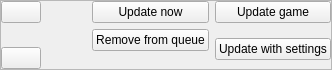
<?xml version="1.0" encoding="UTF-8"?>
<ui version="4.0">
 <class>BaseWidget</class>
 <widget class="QFrame" name="BaseWidget">
  <property name="geometry">
   <rect>
    <x>0</x>
    <y>0</y>
    <width>332</width>
    <height>70</height>
   </rect>
  </property>
  <property name="windowTitle">
   <string notr="true">BaseWidget</string>
  </property>
  <property name="frameShape">
   <enum>QFrame::StyledPanel</enum>
  </property>
  <layout class="QHBoxLayout" name="download_widget_layout" stretch="1,0,0,0">
   <property name="leftMargin">
    <number>0</number>
   </property>
   <property name="topMargin">
    <number>0</number>
   </property>
   <property name="rightMargin">
    <number>0</number>
   </property>
   <property name="bottomMargin">
    <number>0</number>
   </property>
   <item>
    <layout class="QHBoxLayout" name="info_layout"/>
   </item>
   <item>
    <widget class="QWidget" name="move_buttons" native="true">
     <layout class="QVBoxLayout" name="move_buttons_layout">
      <property name="leftMargin">
       <number>0</number>
      </property>
      <property name="topMargin">
       <number>0</number>
      </property>
      <property name="rightMargin">
       <number>0</number>
      </property>
      <property name="bottomMargin">
       <number>0</number>
      </property>
      <item alignment="Qt::AlignLeft|Qt::AlignTop">
       <widget class="QPushButton" name="move_up_button">
        <property name="sizePolicy">
         <sizepolicy hsizetype="Fixed" vsizetype="Fixed">
          <horstretch>0</horstretch>
          <verstretch>0</verstretch>
         </sizepolicy>
        </property>
        <property name="text">
         <string notr="true"/>
        </property>
        <property name="isSquare" stdset="0">
         <number>1</number>
        </property>
       </widget>
      </item>
      <item alignment="Qt::AlignLeft|Qt::AlignBottom">
       <widget class="QPushButton" name="move_down_button">
        <property name="sizePolicy">
         <sizepolicy hsizetype="Fixed" vsizetype="Fixed">
          <horstretch>0</horstretch>
          <verstretch>0</verstretch>
         </sizepolicy>
        </property>
        <property name="text">
         <string notr="true"/>
        </property>
        <property name="isSquare" stdset="0">
         <number>1</number>
        </property>
       </widget>
      </item>
     </layout>
    </widget>
   </item>
   <item>
    <widget class="QWidget" name="queue_buttons" native="true">
     <layout class="QVBoxLayout" name="queue_buttons_layout">
      <property name="leftMargin">
       <number>0</number>
      </property>
      <property name="topMargin">
       <number>0</number>
      </property>
      <property name="rightMargin">
       <number>0</number>
      </property>
      <property name="bottomMargin">
       <number>0</number>
      </property>
      <item>
       <widget class="QPushButton" name="force_button">
        <property name="text">
         <string>Update now</string>
        </property>
       </widget>
      </item>
      <item alignment="Qt::AlignTop">
       <widget class="QPushButton" name="remove_button">
        <property name="text">
         <string>Remove from queue</string>
        </property>
       </widget>
      </item>
     </layout>
    </widget>
   </item>
   <item>
    <widget class="QWidget" name="update_buttons" native="true">
     <layout class="QVBoxLayout" name="update_buttons_layout">
      <property name="leftMargin">
       <number>0</number>
      </property>
      <property name="topMargin">
       <number>0</number>
      </property>
      <property name="rightMargin">
       <number>0</number>
      </property>
      <property name="bottomMargin">
       <number>0</number>
      </property>
      <item alignment="Qt::AlignTop">
       <widget class="QPushButton" name="update_button">
        <property name="text">
         <string>Update game</string>
        </property>
       </widget>
      </item>
      <item alignment="Qt::AlignTop">
       <widget class="QPushButton" name="settings_button">
        <property name="text">
         <string>Update with settings</string>
        </property>
       </widget>
      </item>
     </layout>
    </widget>
   </item>
  </layout>
 </widget>
 <resources/>
 <connections/>
</ui>
